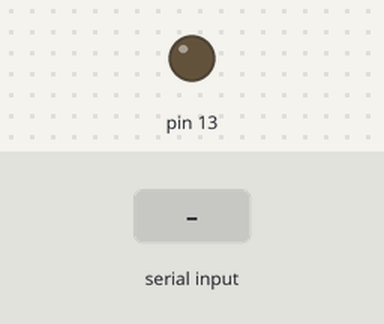
Simulated run of this sketch. Board: Arduino Uno, built with avr-gcc and run on an emulated ATmega328P. Shown: output pins drawn as LEDs (lit = HIGH). The test bench sets the inputs (shaded band).

Above: at 1.2 s.
1.3 s: "A" received over Serial
At 1.8 s:
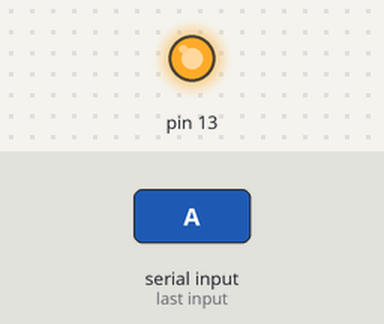
2.8 s: "1" received over Serial
At 4.1 s:
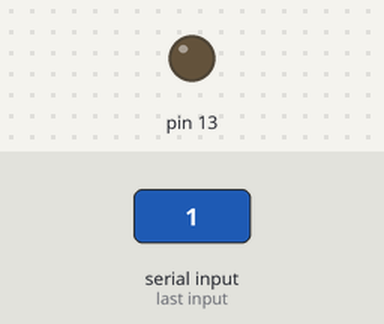
Timing chart, 0 to 5.8 s (numbered marks = the images above; inputs shaded):
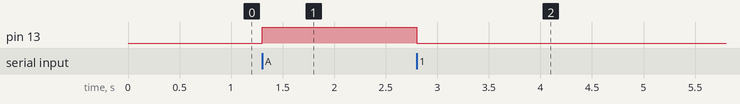

Measured:
- after the input at 1.3 s, pin 13: LOW → HIGH at once
- after the input at 2.8 s, pin 13: HIGH → LOW at once

The sketch:

ArduinoLED.ino
```cpp
int data;

void setup() {
  // put your setup code here, to run once:
  Serial.begin(9600);
  // LED on 13
  pinMode(13, OUTPUT);
}

void loop() {
  // put your main code here, to run repeatedly:
  if(Serial.available()) {
    data = Serial.read();
    // if data is A, turn on LED
    if(data == 'A') {
      digitalWrite(13,HIGH);
    } else {
      digitalWrite(13,LOW);
    }
  }
}
```
